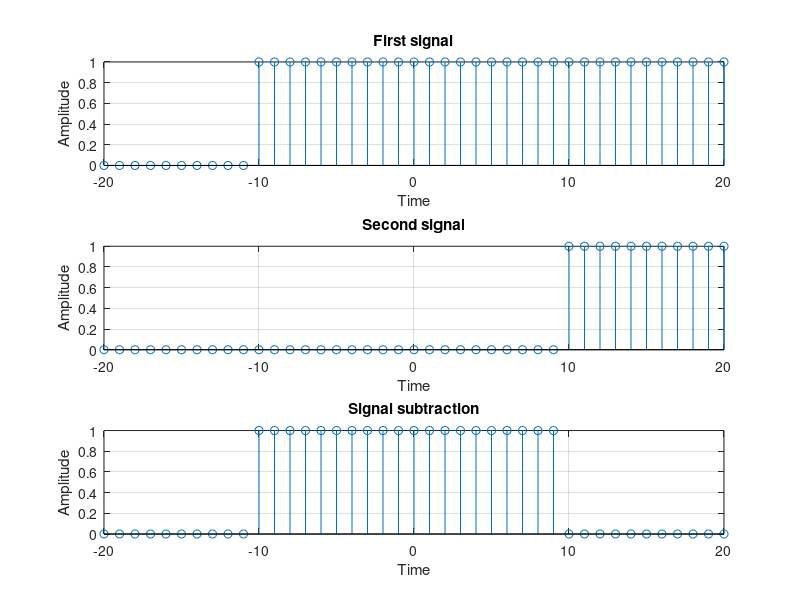

The MATLAB script that drew this image:
t=-20:1:20;
u1=(t>=-10);
subplot(3,1,1)
stem(t,u1)
hold on
grid on
xlabel("Time")
ylabel("Amplitude")
title("First signal")
u2=(t>=10);
subplot(3,1,2)
stem(t,u2)
hold on
grid on
xlabel("Time")
ylabel("Amplitude")
title("Second signal")
y=u1-u2;
subplot(3,1,3)
stem(t,y)
hold on
grid on
xlabel("Time")
ylabel("Amplitude")
title("Signal subtraction")
